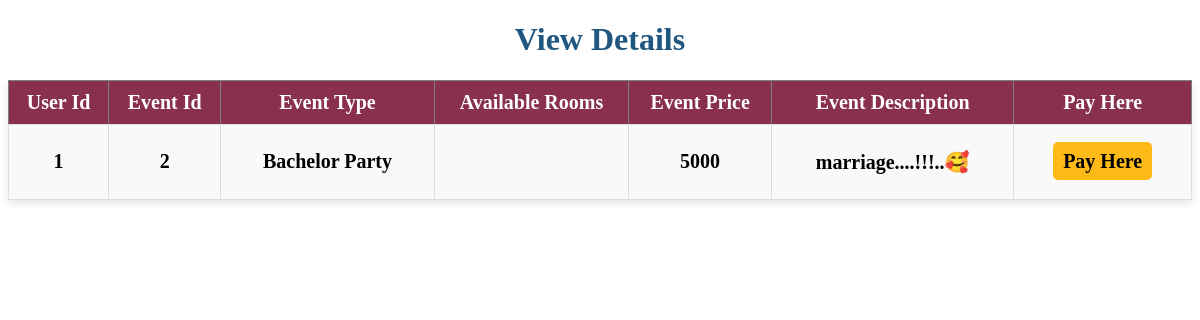
The app's page /Book_event/2 (signed in) with its own data.
### myapp/models.py (models this page shows)
class Event(models.Model):
    etype=models.CharField(max_length=40)
    eimage=models.ImageField()
    eprice=models.CharField(max_length=20)
    edes=models.CharField(max_length=300)

### myapp/views.py (the view)
# urls.py: path("Book_event/<int:id>",views.Book_event,name="Book_event"),
def Book_event(request,id):
    userid=request.session['id']
    data=Event.objects.get(id=id)
    print("data=",data)
    return render(request,"View_event.html",{'data':data,'userid':userid})

### templates/View_event.html (shortened to what this page needs)
<!DOCTYPE html>
<html lang="en">
<head>
</head>
<body>
<h1 style="text-align:center;color:#205781;">View Details</h1>
<table border="1px solid gray" cellpadding="10px" cellspacing="0">
    <tr>
        <th>User Id</th>
        <th>Event Id</th>
        <th>Event Type</th>
        <th>Available Rooms</th>
        <th>Event Price</th>
        <th>Event Description</th>
        <th>Pay Here</th>
    </tr>
    <tr>
        <td>{{userid}}</td>
        <td>{{data.id}}</td>
        <td>{{data.etype}}</td>
        <td>{{data.eroom}}</td>
        <td>{{data.eprice}}</td>
        <td>{{data.edes}}</td>
        <td><a href="{% url 'Payment' data.id %}" class="button">Pay Here</a></td>
    </tr>
</table>
</body>
</html>

### templates/View_event.html (style rules this page uses)
table { width: 100%; margin-top:0; border-collapse: collapse; background-color: white; box-shadow: 0 4px 8px rgba(0, 0, 0, 0.1); text-align:center; }
th { background-color: #88304E; color:white; font-size:20px; }
a { color:black; text-decoration:none; }
td { padding:25px; text-align:center; font-size:20px; font-weight:bold; border: 1px solid #ddd; }
tr:nth-child(even) { background-color: #f9f9f9; }
.button { padding:8px 10px; background-color:#FEBA17; border-radius:5px; }

### records on screen
Event: id "2", etype "Bachelor Party", eprice "5000", edes "marriage....!!!..🥰"

### other values on screen
{{ userid }} "1"
